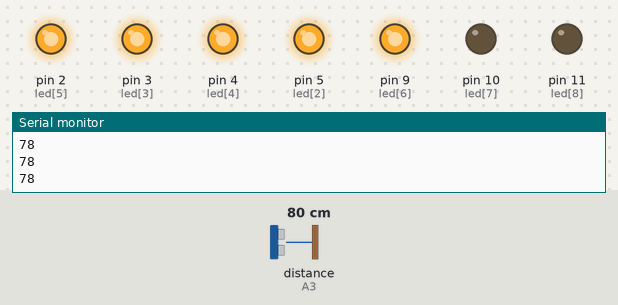
Recording of a sketch running on a simulated Arduino Uno, built with avr-gcc and run on an emulated ATmega328P. Shown: output pins drawn as LEDs (lit = HIGH), the last lines printed to the serial monitor. Wiring (inferred from the names in the program): ultrasonic range finder: trigger A4; echo A3. The inputs (shaded band) are chosen by the test bench; at power-on: distance to the obstacle (sensor on A3) 80 cm. The echo pulse lasts 58.3 µs per cm; pins used as bus, display or sensor lines are not drawn.

Above: at 1.2 s.
1.3 s: distance to the obstacle (sensor on A3) set to 75 cm
2.8 s: distance to the obstacle (sensor on A3) set to 67 cm
At 3.6 s:
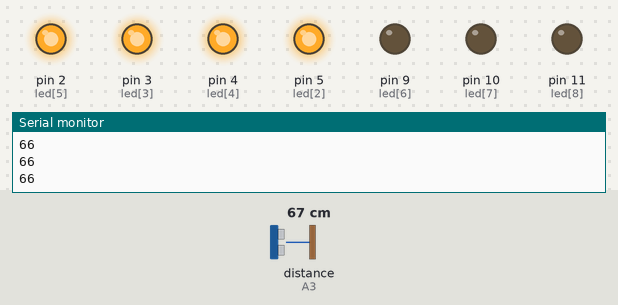
4.3 s: distance to the obstacle (sensor on A3) set to 58 cm
At 5.2 s:
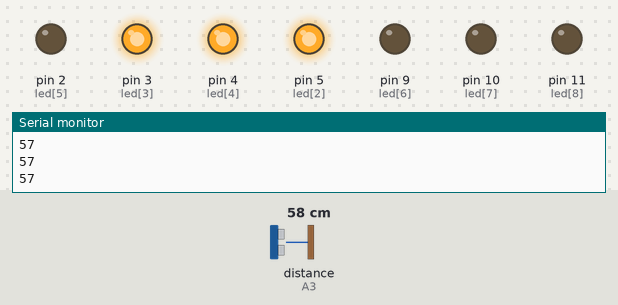
5.8 s: distance to the obstacle (sensor on A3) set to 46 cm
At 6.9 s:
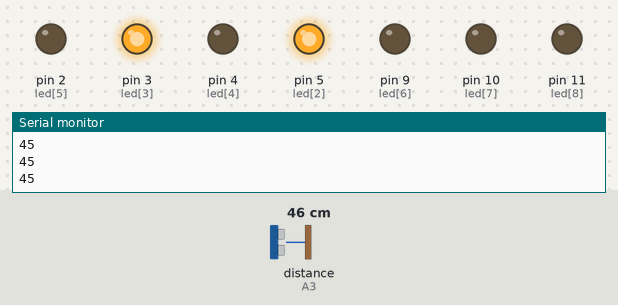
8.8 s: distance to the obstacle (sensor on A3) set to 2 cm
At 9.5 s:
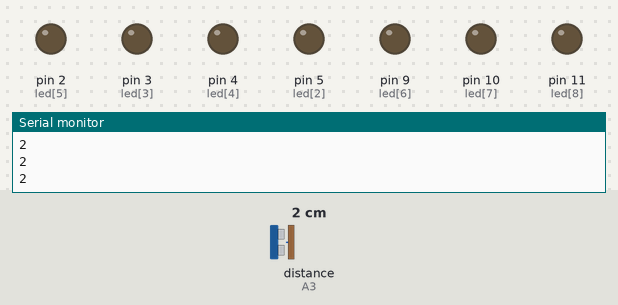
Timing chart, 0 to 11.3 s (numbered marks = the images above; inputs shaded):
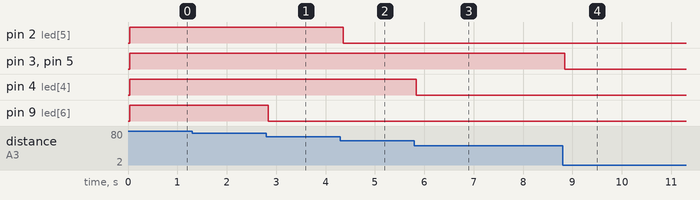

The sketch:

Sensor_leds_con_BT.ino
```cpp
#include "SR04.h"
#define TRIG_PIN A4
#define ECHO_PIN A3
SR04 sr04 = SR04(ECHO_PIN,TRIG_PIN);
int led[]={0,1,5,3,4,2,9,10,11}; // defino un array para los puertos donde están conectados los leds en secuencia.
int dis[11]; // defino un array para distintas distancias (11 en total)
int dd;
int jdel1=5; // delays para el jueguito cuando la distancia es alta
int aR=50;
int aG=100;
int aB=150;
int sw;
int dmax=100; // limite maximo del delay
int dmin=0; // limite minimo del delay
void setup() {
// arma un bucle y asigna al array los valores 10, 20, 30 hasta el 100.
  for (int i = 0; i <= 10; i++){
    dis[i] = (i+1)*10 ;
  }
// Usando el array de los leds ponemos el modo en los pines y apagamos cualquiera que pudiera estar encendido
  for (int i = 0; i <= 9; i++){
      pinMode(led[i], OUTPUT);
      pinMode(1, OUTPUT);
      pinMode(0, OUTPUT);
      digitalWrite(led[i], LOW);

  }

Serial.begin(9600);
delay(1);
}

void loop() {

  if (Serial.available()){
    switch (Serial.read()){

      case '+':
        switch (sw){

          case 0:
            jdel1=jdel1+10;
          break;
        }

      break;

      case '-':
          switch (sw){
          case 0:
            jdel1=jdel1-10;
          break;


        }
    }
    if (jdel1 > dmax){
      jdel1=dmax;
    }else if (jdel1<dmin) {
      jdel1=dmin;
    }
    Serial.print ("delay1: ");
    Serial.println (jdel1);


  }

  dd=sr04.Distance(); // esto lee la distancia del sensor y la pone en la variable dd.
  admled(dd); // esto va a una funcion para encender los leds de acuerdo a la distancia.

}


void admled(int dist){ // esta es la funcion para administrar el encendido de los leds.
  Serial.println(dist);

//armamos un bucle para comparar la distancia proveniente del sensor con las distancias definidas en el array dis[]
  for (int i = 10; i >= 0; i--){
    // compara la distancia con la correspondiente del array (si = 10 y la dist es mayor a la máxima va a la funcion jugar para mostrar que está en standby.
    if (dist > dis[i]){
      if (i == 10){
        for (aR; aR >= 0; i++){
        analogWrite(11, aR);
        if(aR>=255){
          aR=0;
        }
        }
        for (aG; aG >= 0; i++){
        analogWrite(9, aG);
        if(aG>=255){
          aG=0;
        }
        }
        for (aB; aB >= 0; i++){
        analogWrite(10, aB);
        if(aB>=255){
          aB=0;
        }
        }

        return;
      }else{ // de otra manera si i está entre 0 y 9 enciende o apaga el led correspondiente.
        digitalWrite(led[i], HIGH);
      }
      }else{
       digitalWrite(led[i], LOW);
    }
  }
  return;
}
```

Measured:
- the behaviour switches between 72 and 71 cm on distance to the obstacle (sensor on A3) (found by bisection; images 0 and 1)
- the behaviour switches between 62 and 61 cm on distance to the obstacle (sensor on A3) (found by bisection; images 1 and 2)
- the behaviour switches between 52 and 51 cm on distance to the obstacle (sensor on A3) (found by bisection; images 2 and 3)
- after the input at 2.8 s, pin 9 (led[6]): HIGH → LOW at once
- after the input at 4.3 s, pin 2 (led[5]): HIGH → LOW after 0.05 s
- after the input at 5.8 s, pin 4 (led[4]): HIGH → LOW at once
- after the input at 8.8 s, pin 3 (led[3]), pin 5 (led[2]): HIGH → LOW after 0.05 s
